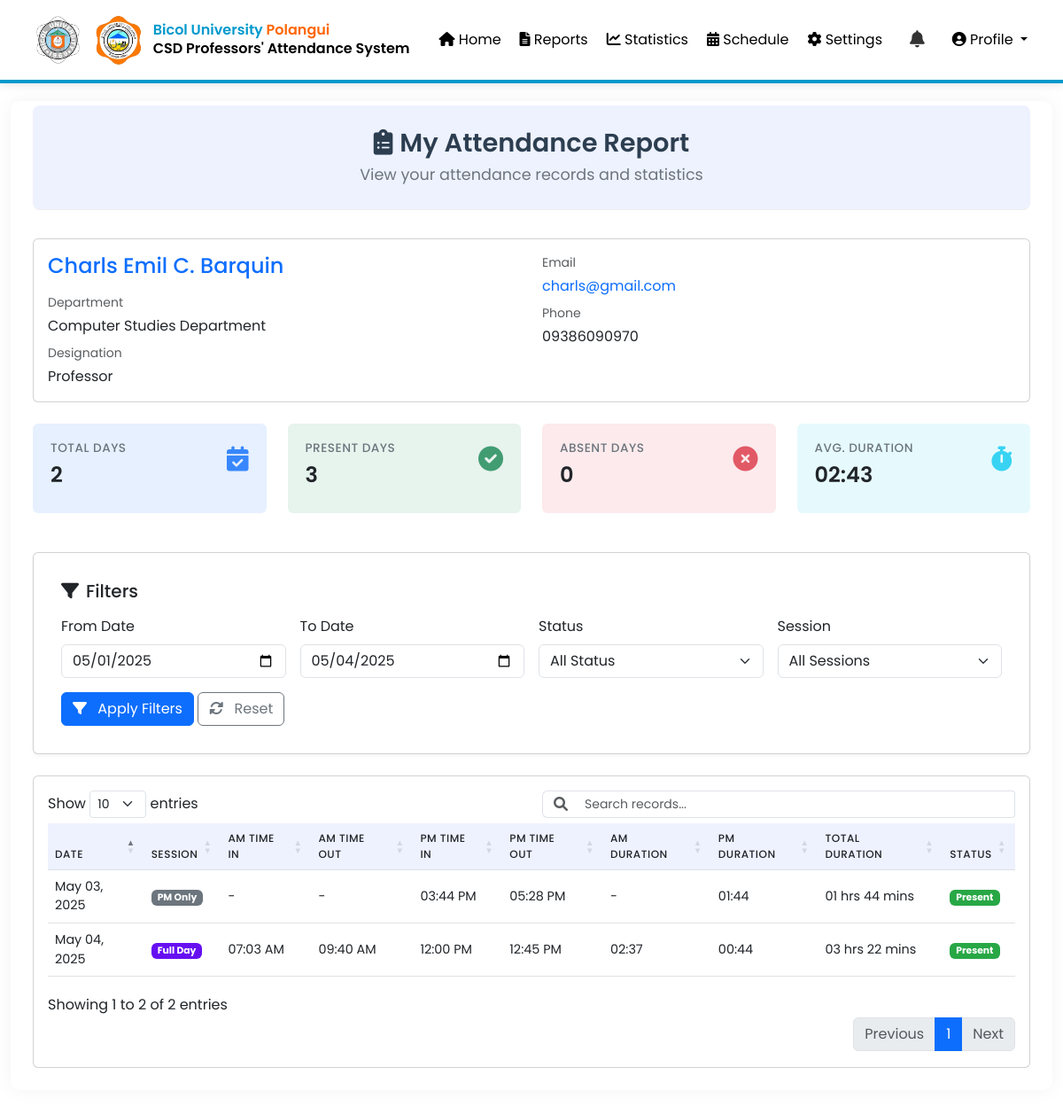
Screenshot of /pages/attendance-report.php (signed in) with the database file from the repository.
### tables this page shows
CREATE TABLE `professors` (
  `id` int(11) NOT NULL,
  `name` varchar(100) NOT NULL,
  `email` varchar(100) NOT NULL,
  `designation` varchar(50) DEFAULT NULL,
  `profile_image` varchar(255) DEFAULT NULL,
  `created_at` timestamp NOT NULL DEFAULT current_timestamp(),
  `status` enum('active','pending') DEFAULT 'active',
  `approved_at` datetime DEFAULT NULL,
  `approved_by` int(11) DEFAULT NULL,
  `department` varchar(100) NOT NULL DEFAULT 'Computer Studies Department',
  `phone` varchar(20) NOT NULL,
  `username` varchar(50) DEFAULT NULL,
  `password` varchar(255) DEFAULT NULL,
  `login_attempts` int(11) DEFAULT 0,
  `last_attempt` datetime DEFAULT NULL,
  `account_locked` tinyint(1) DEFAULT 0,
  `lock_until` datetime DEFAULT NULL,
  `last_failed_attempt_ip` varchar(45) DEFAULT NULL
);

### pages/attendance-report.php (the view, shortened to what the rows shown need)
<?php
require_once __DIR__ . '/../config/database.php';
$professorId = $_SESSION['professor_id'] ?? null;
$professor = [];
$stmt = $conn->prepare("SELECT name, department, designation, email, phone FROM professors WHERE id = ?");
$stmt->bind_param("i", $professorId);
$stmt->execute();
$result = $stmt->get_result();
if ($result->num_rows > 0) {
    $professor = $result->fetch_assoc();
}
?>
<!DOCTYPE html>
<html lang="en">
<head>
    <link href="https://cdn.jsdelivr.net/npm/bootstrap@5.3.0/dist/css/bootstrap.min.css" rel="stylesheet">
    <link rel="stylesheet" href="https://cdnjs.cloudflare.com/ajax/libs/font-awesome/6.4.0/css/all.min.css">
    <link rel="stylesheet" href="https://cdn.datatables.net/1.13.4/css/dataTables.bootstrap5.min.css">
    <link rel="stylesheet" href="https://cdn.datatables.net/buttons/2.3.6/css/buttons.bootstrap5.min.css">
</head>
<body>
    <?php include '../includes/navbar.php'; ?>
    <div class="container-fluid py-4">
        <div class="main-container">
            <div class="page-header">
                <h1><i class="fas fa-clipboard-list me-2"></i>My Attendance Report</h1>
            </div>
            <div class="card mb-4 professor-card">
                <div class="card-body">
                    <div class="row">
                        <div class="col-md-6">
                            <h4 class="mb-3 text-primary"><?= htmlspecialchars($professor['name'] ?? 'N/A') ?></h4>
                            <div class="professor-detail">
                                <div class="text-muted small mb-1">Department</div>
                                <div><?= htmlspecialchars($professor['department'] ?? 'N/A') ?></div>
                            </div>
                            <div class="professor-detail mt-2">
                                <div class="text-muted small mb-1">Designation</div>
                                <div><?= htmlspecialchars($professor['designation'] ?? 'N/A') ?></div>
                            </div>
                        </div>
                        <div class="col-md-6">
                            <div class="professor-detail">
                                <div>
                                    <a href="mailto:<?= htmlspecialchars($professor['email'] ?? '') ?>" class="text-decoration-none">
                                        <?= htmlspecialchars($professor['email'] ?? 'N/A') ?>
                                    </a>
                                </div>
                            </div>
                            <div class="professor-detail mt-2">
                                <div class="text-muted small mb-1">Phone</div>
                                <div><?= htmlspecialchars($professor['phone'] ?? 'N/A') ?></div>
                            </div>
                        </div>
                    </div>
                </div>
            </div>
            <div class="card">
                <div class="card-body">
                    <div class="table-responsive">
                        <table class="table table-hover table-attendance" id="attendance-table" style="width:100%">
                            <thead>
                                <tr>
                                    <th>Date</th>
                                    <th>Session</th>
                                    <th>AM Time In</th>
                                    <th>AM Time Out</th>
                                    <th>PM Time In</th>
                                    <th>PM Time Out</th>
                                    <th>AM Duration</th>
                                    <th>PM Duration</th>
                                    <th>Total Duration</th>
                                    <th>Status</th>
                                </tr>
                            </thead>
                        </table>
                    </div>
                </div>
            </div>
        </div>
    </div>
</body>
</html>

### rows the page displays
professors: name "Charls Emil C. Barquin", department "Computer Studies Department", designation "Professor", email "charls@gmail.com", phone "09386090970"

### other values shown
$summaryData['total_days'] "2"
$summaryData['present_days'] "3"
$summaryData['absent_days'] "0"
substr($summaryData['avg_duration'], 0, 5) "02:43"
$date "May 04, 2025"
$sessionText "Full Day"
$amTimeIn "07:03 AM"
$amTimeOut "09:40 AM"
$pmTimeIn "12:00 PM"
$pmTimeOut "12:45 PM"
substr($amDuration, 0, 5) "02:37"
substr($pmDuration, 0, 5) "00:44"
$hours "03"
str_pad($minutes, 2, '0', STR_PAD_LEFT) "22"
$row['status'] "Present"
